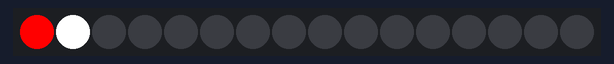
A sketch run on a simulated Arduino Uno, built for the host (arithmetic inside an expression is 32-bit, double 64-bit). Shown: 16 RGB LEDs in strip order, left to right.

Above: at 0.15 s.
At 0.76 s:
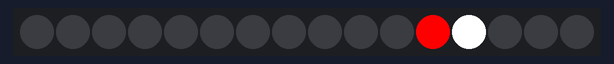
At 1.37 s:
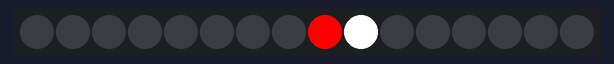
At 2.59 s:
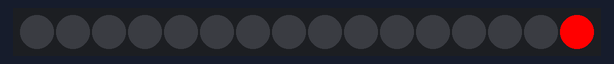
At 3.81 s:
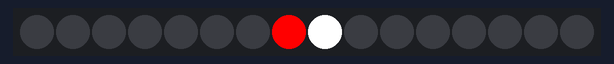
At 5.34 s:
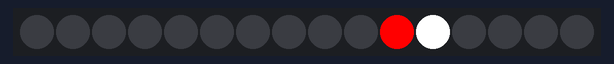

The sketch:

Cylon_2.ino
```cpp
#include "FastLED.h"

// How many leds in your strip?
#define NUM_LEDS 16
#define DATA_PIN 4

// Define the array of leds
CRGB leds[NUM_LEDS];

void setup() {
  FastLED.addLeds<NEOPIXEL, DATA_PIN>(leds, NUM_LEDS);
}

void loop() {
	// First slide the led in one direction
	for(int i = 0; i < NUM_LEDS; i++) {
		// Set the i'th led to red
		leds[i] = CRGB::Red;
		leds[i+1] = CRGB::White;
		// Show the leds
		FastLED.show();
		// now that we've shown the leds, reset the i'th led to black
		leds[i] = CRGB::Black;
                leds[i+1] = CRGB::Black;
		// Wait a little bit before we loop around and do it again
		delay(30);
	}

	// Now go in the other direction.
	for(int i = NUM_LEDS-1; i >= 0; i--) {
		// Set the i'th led to red
		leds[i] = CRGB::Red;
                leds[i+1] = CRGB::White;
		// Show the leds
		FastLED.show();
		// now that we've shown the leds, reset the i'th led to black
		leds[i] = CRGB::Black;
                leds[i+1] = CRGB::Black;
		// Wait a little bit before we loop around and do it again
		delay(30);
	}
}
```

Measured:
- by itself, everything shown: repeats every 4.9 s, in 16 steps
